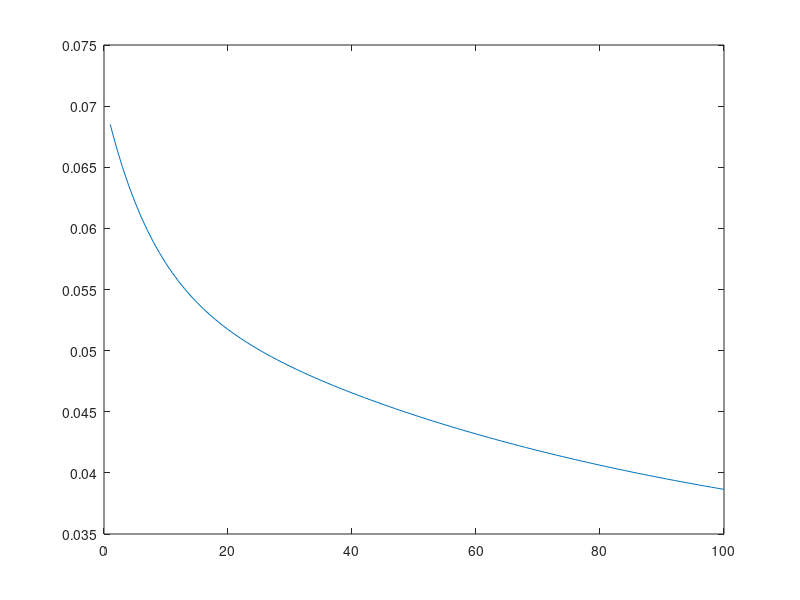
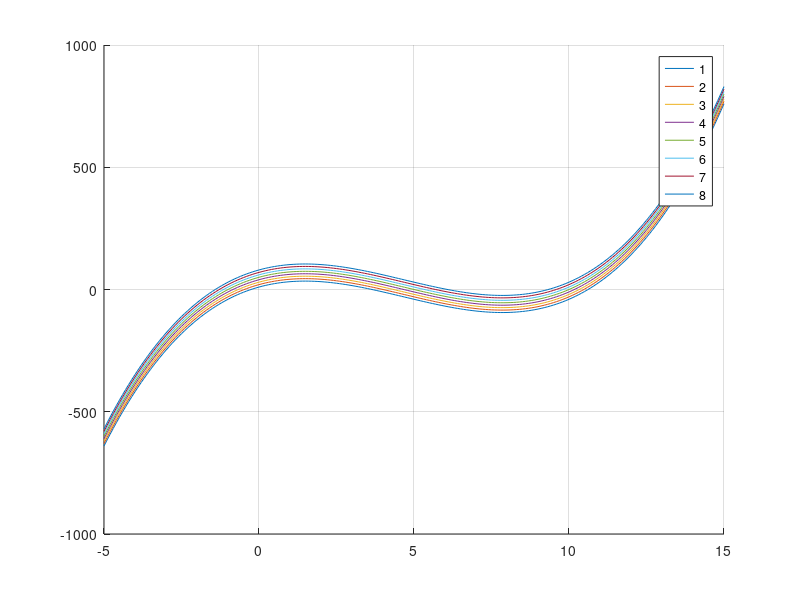

Here is the MATLAB script that generated these plots, in order:
clc

training_data = [0 0;
                 0 1;
                 1 0;
                 1 1];
labels = [0;
          0;
          0;
          1];

n = 100;
weights = [0.1, 0.2];
bias = 0;
learning_rate = 0.01;
act_func = @(x) x;

loss = zeros(n,1);
for epoch = 1:n
    disp(['Epoch ', num2str(epoch)])
    sum_loss = 0;
    for ii = 1:length(training_data)
        inputs = training_data(ii,1:end)
        target = labels(ii);
        weighted_sum = weights(1)*inputs(1) + weights(2)*inputs(2) + bias;
        output = act_func(weighted_sum);
        error = output - target;
        weights(1) = weights(1) - learning_rate * error * inputs(1);
        weights(2) = weights(2) - learning_rate * error * inputs(2);
        bias = bias - learning_rate * error;
        disp(['  Inputs: [', num2str(inputs), '], Target: ', num2str(target), ', Output: ', num2str(output), ', Weights: [', num2str(weights), '], Bias: ', num2str(bias)])
        sum_loss = sum_loss + 1/2*(target-output)^2;
    end
    loss(epoch) = sum_loss/length(training_data);
end

disp('Testing perceptron after training:')
for ii = 1:size(training_data,1)
    inputs = training_data(ii,1:2);
    weighted_sum = weights(1)*inputs(1) + weights(2)*inputs(2) + bias;
    output = act_func(weighted_sum);
    disp(['  Inputs: [', num2str(inputs), '] => Output: ', num2str(output), ', i.e., ', num2str(output >= 0.5)])
end

plot(loss)


figure
hold on
x = -5:0.1:15;
for NG = 1:8
  f = x.^3-14*x.^2+35*x+10*NG;
  plot(x,f)
endfor
grid on
legend('1', '2', '3', '4', '5', '6', '7', '8')
hold off

